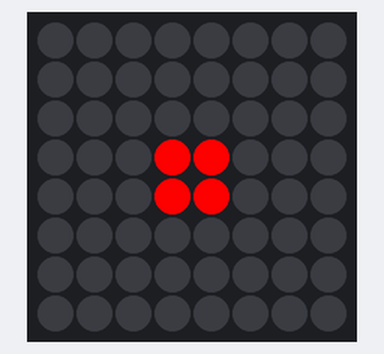
The program below on a simulated Raspberry Pi (BCM pin numbers) with a Sense HAT. Shown: the Sense HAT's 8×8 RGB LED matrix.

Above: at 0.1 s.
At 4.1 s:
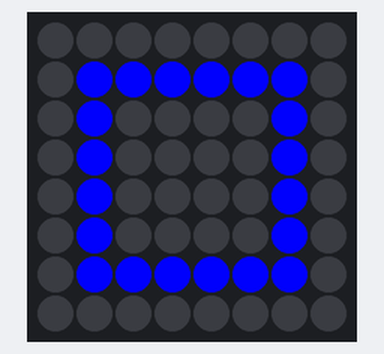
At 6.1 s:
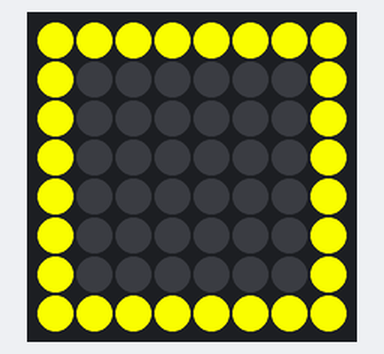
At 10.1 s:
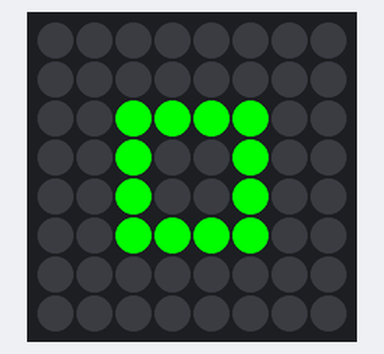

Measured:
- by itself, everything shown: repeats every 12.0 s, in 6 steps
- what the display in image 1 shows lasts 2.0 s, from 4.0 s to 6.0 s

The program:

Rect_animated.py
```python
from sense_hat import SenseHat
import sys
import time

sense = SenseHat()

def stepOne():
    sense.clear()
    X = [255, 0, 0]
    O = [0, 0, 0]

    step_one = [
    O, O, O, O, O, O, O, O,
    O, O, O, O, O, O, O, O,
    O, O, O, O, O, O, O, O,
    O, O, O, X, X, O, O, O,
    O, O, O, X, X, O, O, O,
    O, O, O, O, O, O, O, O,
    O, O, O, O, O, O, O, O,
    O, O, O, O, O, O, O, O
    ]

    sense.set_pixels(step_one)
    time.sleep(2)

def stepTwo():
    X = [0, 255, 0]
    O = [0, 0, 0]

    step_two = [
    O, O, O, O, O, O, O, O,
    O, O, O, O, O, O, O, O,
    O, O, X, X, X, X, O, O,
    O, O, X, O, O, X, O, O,
    O, O, X, O, O, X, O, O,
    O, O, X, X, X, X, O, O,
    O, O, O, O, O, O, O, O,
    O, O, O, O, O, O, O, O
    ]

    sense.set_pixels(step_two)
    time.sleep(2)

def stepThree():
    X = [0, 0, 255]
    O = [0, 0, 0]

    step_three = [
    O, O, O, O, O, O, O, O,
    O, X, X, X, X, X, X, O,
    O, X, O, O, O, O, X, O,
    O, X, O, O, O, O, X, O,
    O, X, O, O, O, O, X, O,
    O, X, O, O, O, O, X, O,
    O, X, X, X, X, X, X, O,
    O, O, O, O, O, O, O, O
    ]

    sense.set_pixels(step_three)
    time.sleep(2)

def stepFour():
    sense.clear()
    X = [255, 255, 0]
    O = [0, 0, 0]

    step_four = [
    X, X, X, X, X, X, X, X,
    X, O, O, O, O, O, O, X,
    X, O, O, O, O, O, O, X,
    X, O, O, O, O, O, O, X,
    X, O, O, O, O, O, O, X,
    X, O, O, O, O, O, O, X,
    X, O, O, O, O, O, O, X,
    X, X, X, X, X, X, X, X
    ]

    sense.set_pixels(step_four)
    time.sleep(2)

def runSteps():
    while True:
        stepOne()
        sense.clear()
        stepTwo()
        sense.clear()
        stepThree()
        sense.clear()
        stepFour()
        sense.clear()
        stepThree()
        sense.clear()
        stepTwo()
        sense.clear()
try:
    runSteps()
except (KeyboardInterrupt, SystemExit):
    print('Programma sluiten')
finally:
    print('Opkuisen van de matrix')
    sense.clear()
    sys.exit()
    
```
